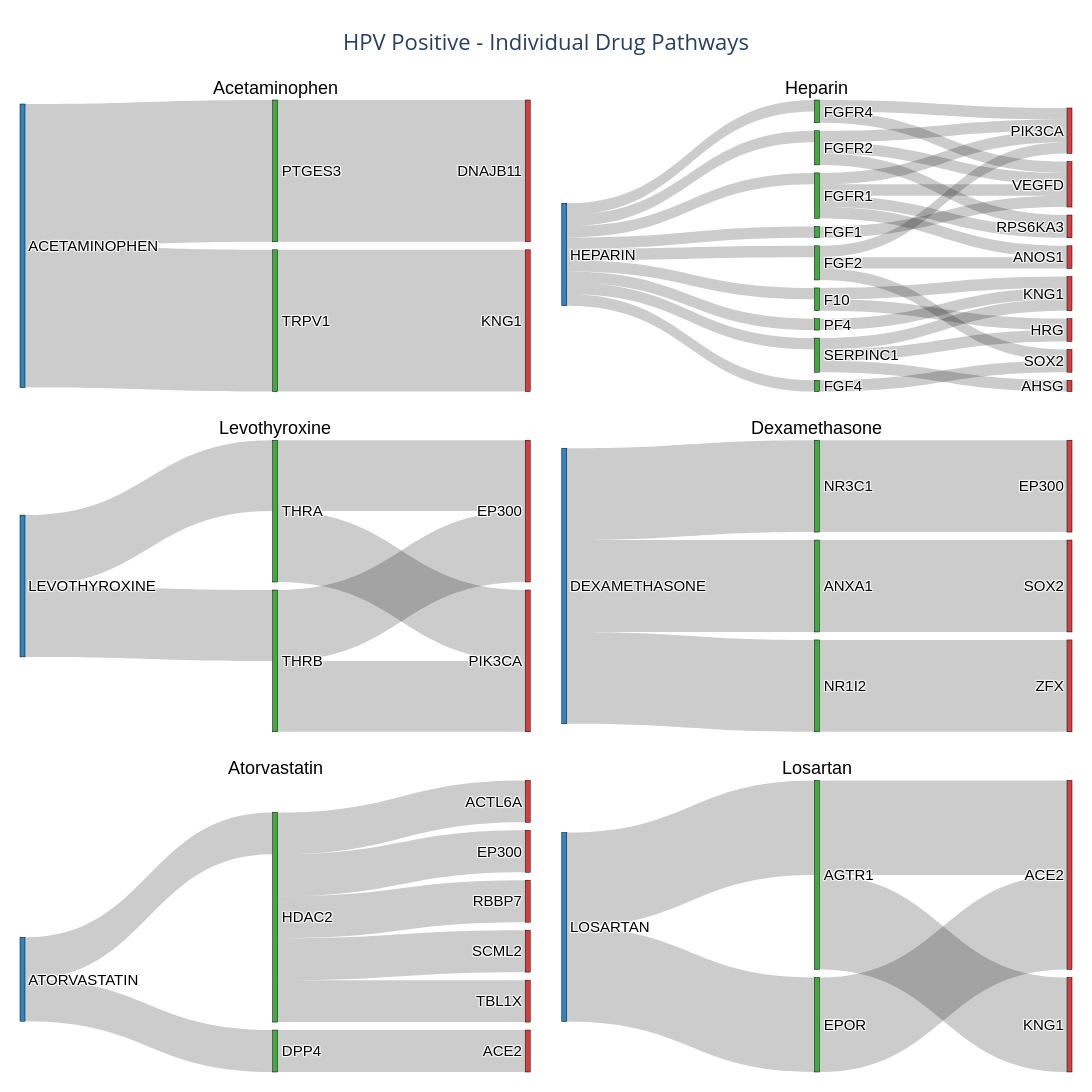

Notebook cell for this chart:
### Code cell
### not showing glucose as it is a common medication that may be used in various contexts and may not be specific to the disease context we are studying, 
# and it may also have a high importance score due to its widespread use rather than a specific biological connection to the disease. 
# Therefore, we can choose to exclude it from the visualization to focus on more relevant drug-gene interactions.
### it has high connections to genes but is not specific to the disease context and may not provide meaningful insights in the analysis, 
# so we can choose to exclude it from the visualization to focus on more relevant drug-gene interactions.
drugs_interested = ['ACETAMINOPHEN', 'HEPARIN', 'LEVOTHYROXINE', 'DEXAMETHASONE', 'ATORVASTATIN', 'LOSARTAN']
plot_multiple_sankeys(hpv_pos_df_indirect_explicit, drugs_interested, title_prefix="HPV Positive - ")

### Figure 1 — Plotly figure (JSON) as saved in the notebook; plotly's stock layout.template omitted (floating-point values rounded to 4 significant figures)
{"data": [{"arrangement": "snap", "domain": {"x": [0, 0.485], "y": [0.7, 1]}, "link": {"color": "rgba(0, 0, 0, 0.2)", "source": [0, 0, 1, 2], "target": [1, 2, 3, 4], "value": [1, 1, 1, 1]}, "node": {"color": ["rgba(31, 119, 180, 0.9)", "rgba(44, 160, 44, 0.9)", "rgba(44, 160, 44, 0.9)", "rgba(214, 39, 40, 0.9)", "rgba(214, 39, 40, 0.9)"], "label": ["ACETAMINOPHEN", "PTGES3", "TRPV1", "DNAJB11", "KNG1"], "line": {"color": "black", "width": 0.5}, "pad": 8, "thickness": 5}, "textfont": {"color": "black", "family": "Arial", "size": 15}, "type": "sankey", "valueformat": ".0f"}, {"arrangement": "snap", "domain": {"x": [0.515, 1], "y": [0.7, 1]}, "link": {"color": "rgba(0, 0, 0, 0.2)", "source": [0, 0, 0, 0, 0, 0, 0, 0, 0, 1, 1, 2, 3, 3, 3, 4, 5, 5, 5, 5, 6, 6, 6, 7, 7, 8, 9, 9, 9], "target": [1, 2, 3, 4, 5, 6, 7, 8, 9, 12, 13, 17, 11, 14, 16, 16, 11, 14, 15, 17, 14, 15, 17, 14, 17, 13, 10, 12, 13], "value": [1, 1, 1, 1, 1, 1, 1, 1, 1, 1, 1, 1, 1, 1, 1, 1, 1, 1, 1, 1, 1, 1, 1, 1, 1, 1, 1, 1, 1]}, "node": {"color": ["rgba(31, 119, 180, 0.9)", "rgba(44, 160, 44, 0.9)", "rgba(44, 160, 44, 0.9)", "rgba(44, 160, 44, 0.9)", "rgba(44, 160, 44, 0.9)", "rgba(44, 160, 44, 0.9)", "rgba(44, 160, 44, 0.9)", "rgba(44, 160, 44, 0.9)", "rgba(44, 160, 44, 0.9)", "rgba(44, 160, 44, 0.9)", "rgba(214, 39, 40, 0.9)", "rgba(214, 39, 40, 0.9)", "rgba(214, 39, 40, 0.9)", "rgba(214, 39, 40, 0.9)", "rgba(214, 39, 40, 0.9)", "rgba(214, 39, 40, 0.9)", "rgba(214, 39, 40, 0.9)", "rgba(214, 39, 40, 0.9)"], "label": ["HEPARIN", "F10", "FGF1", "FGF2", "FGF4", "FGFR1", "FGFR2", "FGFR4", "PF4", "SERPINC1", "AHSG", "ANOS1", "HRG", "KNG1", "PIK3CA", "RPS6KA3", "SOX2", "VEGFD"], "line": {"color": "black", "width": 0.5}, "pad": 8, "thickness": 5}, "textfont": {"color": "black", "family": "Arial", "size": 15}, "type": "sankey", "valueformat": ".0f"}, {"arrangement": "snap", "domain": {"x": [0, 0.485], "y": [0.35, 0.65]}, "link": {"color": "rgba(0, 0, 0, 0.2)", "source": [0, 0, 1, 1, 2, 2], "target": [1, 2, 3, 4, 3, 4], "value": [1, 1, 1, 1, 1, 1]}, "node": {"color": ["rgba(31, 119, 180, 0.9)", "rgba(44, 160, 44, 0.9)", "rgba(44, 160, 44, 0.9)", "rgba(214, 39, 40, 0.9)", "rgba(214, 39, 40, 0.9)"], "label": ["LEVOTHYROXINE", "THRA", "THRB", "EP300", "PIK3CA"], "line": {"color": "black", "width": 0.5}, "pad": 8, "thickness": 5}, "textfont": {"color": "black", "family": "Arial", "size": 15}, "type": "sankey", "valueformat": ".0f"}, {"arrangement": "snap", "domain": {"x": [0.515, 1], "y": [0.35, 0.65]}, "link": {"color": "rgba(0, 0, 0, 0.2)", "source": [0, 0, 0, 1, 2, 3], "target": [1, 2, 3, 5, 6, 4], "value": [1, 1, 1, 1, 1, 1]}, "node": {"color": ["rgba(31, 119, 180, 0.9)", "rgba(44, 160, 44, 0.9)", "rgba(44, 160, 44, 0.9)", "rgba(44, 160, 44, 0.9)", "rgba(214, 39, 40, 0.9)", "rgba(214, 39, 40, 0.9)", "rgba(214, 39, 40, 0.9)"], "label": ["DEXAMETHASONE", "ANXA1", "NR1I2", "NR3C1", "EP300", "SOX2", "ZFX"], "line": {"color": "black", "width": 0.5}, "pad": 8, "thickness": 5}, "textfont": {"color": "black", "family": "Arial", "size": 15}, "type": "sankey", "valueformat": ".0f"}, {"arrangement": "snap", "domain": {"x": [0, 0.485], "y": [0, 0.3]}, "link": {"color": "rgba(0, 0, 0, 0.2)", "source": [0, 0, 1, 2, 2, 2, 2, 2], "target": [1, 2, 3, 4, 5, 6, 7, 8], "value": [1, 1, 1, 1, 1, 1, 1, 1]}, "node": {"color": ["rgba(31, 119, 180, 0.9)", "rgba(44, 160, 44, 0.9)", "rgba(44, 160, 44, 0.9)", "rgba(214, 39, 40, 0.9)", "rgba(214, 39, 40, 0.9)", "rgba(214, 39, 40, 0.9)", "rgba(214, 39, 40, 0.9)", "rgba(214, 39, 40, 0.9)", "rgba(214, 39, 40, 0.9)"], "label": ["ATORVASTATIN", "DPP4", "HDAC2", "ACE2", "ACTL6A", "EP300", "RBBP7", "SCML2", "TBL1X"], "line": {"color": "black", "width": 0.5}, "pad": 8, "thickness": 5}, "textfont": {"color": "black", "family": "Arial", "size": 15}, "type": "sankey", "valueformat": ".0f"}, {"arrangement": "snap", "domain": {"x": [0.515, 1], "y": [0, 0.3]}, "link": {"color": "rgba(0, 0, 0, 0.2)", "source": [0, 0, 1, 1, 2], "target": [1, 2, 3, 4, 3], "value": [1, 1, 1, 1, 1]}, "node": {"color": ["rgba(31, 119, 180, 0.9)", "rgba(44, 160, 44, 0.9)", "rgba(44, 160, 44, 0.9)", "rgba(214, 39, 40, 0.9)", "rgba(214, 39, 40, 0.9)"], "label": ["LOSARTAN", "AGTR1", "EPOR", "ACE2", "KNG1"], "line": {"color": "black", "width": 0.5}, "pad": 8, "thickness": 5}, "textfont": {"color": "black", "family": "Arial", "size": 15}, "type": "sankey", "valueformat": ".0f"}], "layout": {"annotations": [{"font": {"color": "black", "family": "Arial", "size": 18}, "showarrow": false, "text": "Acetaminophen", "x": 0.2425, "xanchor": "center", "xref": "paper", "y": 1, "yanchor": "bottom", "yref": "paper"}, {"font": {"color": "black", "family": "Arial", "size": 18}, "showarrow": false, "text": "Heparin", "x": 0.7575, "xanchor": "center", "xref": "paper", "y": 1, "yanchor": "bottom", "yref": "paper"}, {"font": {"color": "black", "family": "Arial", "size": 18}, "showarrow": false, "text": "Levothyroxine", "x": 0.2425, "xanchor": "center", "xref": "paper", "y": 0.65, "yanchor": "bottom", "yref": "paper"}, {"font": {"color": "black", "family": "Arial", "size": 18}, "showarrow": false, "text": "Dexamethasone", "x": 0.7575, "xanchor": "center", "xref": "paper", "y": 0.65, "yanchor": "bottom", "yref": "paper"}, {"font": {"color": "black", "family": "Arial", "size": 18}, "showarrow": false, "text": "Atorvastatin", "x": 0.2425, "xanchor": "center", "xref": "paper", "y": 0.3, "yanchor": "bottom", "yref": "paper"}, {"font": {"color": "black", "family": "Arial", "size": 18}, "showarrow": false, "text": "Losartan", "x": 0.7575, "xanchor": "center", "xref": "paper", "y": 0.3, "yanchor": "bottom", "yref": "paper"}], "font": {"size": 14}, "height": 2200, "margin": {"b": 20, "l": 20, "r": 20, "t": 100}, "showlegend": false, "title": {"font": {"size": 22}, "text": "HPV Positive - Individual Drug Pathways<br>", "x": 0.5, "xanchor": "center"}, "width": 2000}}
